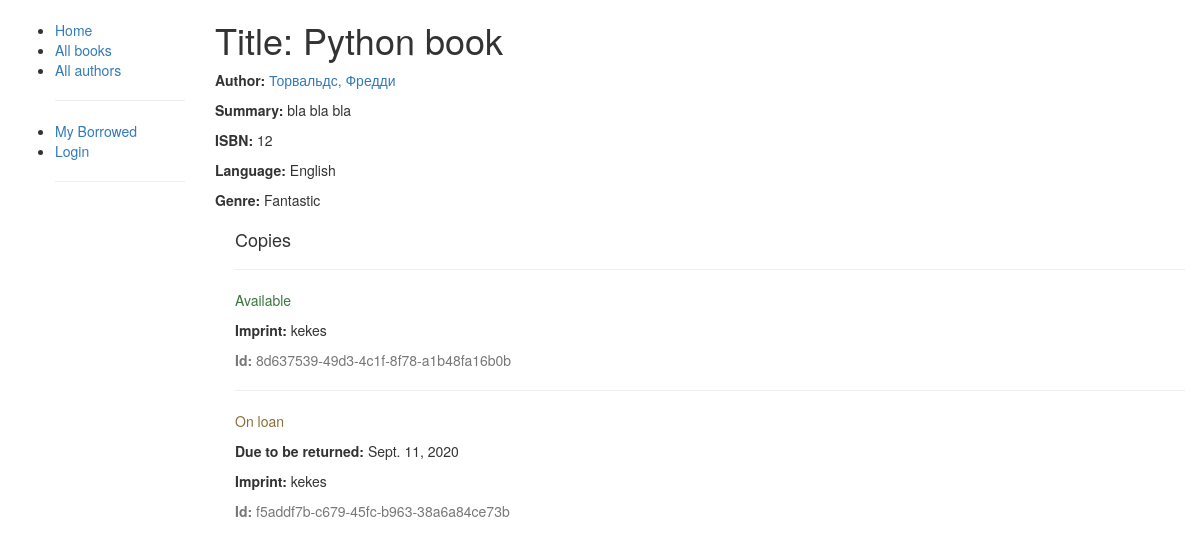
/catalog/book/1, run on the app's committed database.
### catalog/models.py (models this page shows, shortened)
class Book(models.Model):
	title = models.CharField(max_length = 80, help_text = "Title of your book")
	author = models.ForeignKey('Author', on_delete = models.SET_NULL, null = True)
	summary = models.TextField(max_length = 1000)
	isbn = models.CharField('ISBN', max_length = 13)
	genre = models.ManyToManyField(Genre, help_text = "select a genre of book")
	language = models.ForeignKey('Language', on_delete=models.SET_NULL, null=True)
	def display_genre(self):
		return ', '.join([genre.name for genre in self.genre.all()[:3]])
	display_genre.short_discription = 'Genre'
	class Meta:
		ordering = ["title"]

class Author(models.Model):
    first_name = models.CharField(max_length=100)
    last_name = models.CharField(max_length=100)
    date_of_birth = models.DateField(null=True, blank=True)
    date_of_death = models.DateField('Died', null=True, blank=True)
    def __str__(self):
        return '%s, %s' % (self.last_name, self.first_name)

class Language(models.Model):
    name = models.CharField(max_length=200,
                            help_text="Enter the book's natural language (e.g. English, French, Japanese etc.)")
    def __str__(self):
        return self.name

class Genre(models.Model):
	name = models.CharField(max_length=200, help_text = "Enter a book genre like Scince Fiction.")
	def __str__(self):
		return self.name

class BookInstance(models.Model):
	id = models.UUIDField(primary_key=True, default=uuid.uuid4,help_text="Unique ID for this particular book across whole library")
	book = models.ForeignKey('Book', on_delete = models.SET_NULL, null = True)
	imprint = models.CharField(max_length=200)
	due_back = models.DateField(null = True, blank = True)
	borrower = models.ForeignKey(User, on_delete=models.SET_NULL, null=True, blank=True)
	LOAN_STATUS = (
			('m','Maintenance'),
			('o','On loan'),
			('a', 'Available'),
			('r', 'Reserved'),
		)
	status = models.CharField(max_length=1, choices = LOAN_STATUS, blank = True, default='m', help_text='Book availability')
	class Meta:
		ordering = ["due_back"]
		permissions = (("can_mark_returned","Set book as returned"),)

### catalog/views.py (the view, shortened to what this page needs)
# urls.py: url(r'^book/(?P<pk>\d+)$', views.BookDetailView.as_view(), name = 'book-detail'),
class BookDetailView(generic.DetailView):
    model = Book

### catalog/templates/catalog/book_detail.html
{% extends "base_generic.html" %}
{% block content %}
  <h1>Title: {{ book.title }}</h1>
  <p><strong>Author:</strong> <a href="">{{ book.author }}</a></p>
  <p><strong>Summary:</strong> {{ book.summary }}</p>
  <p><strong>ISBN:</strong> {{ book.isbn }}</p>
  <p><strong>Language:</strong> {{ book.language }}</p>
  <p><strong>Genre:</strong> {% for genre in book.genre.all %} {{ genre }}{% if not forloop.last %}, {% endif %}{% endfor %}</p>
  <div style="margin-left:20px;margin-top:20px">
    <h4>Copies</h4>
    {% for copy in book.bookinstance_set.all %}
    <hr>
    <p class="{% if copy.status == 'a' %}text-success{% elif copy.status == 'd' %}text-danger{% else %}text-warning{% endif %}">{{ copy.get_status_display }}</p>
    {% if copy.status != 'a' %}<p><strong>Due to be returned:</strong> {{copy.due_back}}</p>{% endif %}
    <p><strong>Imprint:</strong> {{copy.imprint}}</p>
    <p class="text-muted"><strong>Id:</strong> {{copy.id}}</p>
    {% endfor %}
  </div>
{% endblock %}

### catalog/templates/base_generic.html (shortened to what this page needs)
<!DOCTYPE html>
<html lang="en">
<head>
  <link rel="stylesheet" href="https://maxcdn.bootstrapcdn.com/bootstrap/3.3.7/css/bootstrap.min.css">
   {% load static %}
   <link rel="stylesheet" href="{% static 'css/styles.css' %}">
</head>
<body>
  <div class="container-fluid">
    <div class="row">
      <div class="col-sm-2">
        {% block sidebar %}
        <ul class="sidebar-nav">
          <li><a href="{% url 'index' %}">Home</a></li>
          <li><a href="{% url 'books' %}">All books</a></li>
          <li><a href="{% url 'authors' %}">All authors</a></li>
          <hr>
          <li><a href="{% url 'my-borrowed' %}">My Borrowed</a></li>
          {% if user.is_authenticated %}
            <li>User: {{user.get_username}}</li>
            <li><a href="{% url 'logout' %}?next={{request.path}}">Logout</a></li>
          {% else %}
            <li><a href="{% url 'login' %}?next={{request.path}}">Login</a></li>
          {% endif %}
          <hr>
        </ul>
        {% endblock %}
      </div>
      <div class="col-sm-10">
        {% block content %}{% endblock %}
      </div>
    </div>
  </div>
</body>
</html>

### catalog/static/css/styles.css (style rules this page uses)
.sidebar-nav { margin-top:20px; padding: auto; }
.sidebar-nav li a { text-decoration: none; }

### data on the page
Book: title "Python book", author "Торвальдс, Фредди", summary "bla bla bla", isbn "12", language "English"
Genre: name "Fantastic"
BookInstance: status "Available", imprint "kekes", id "8d637539-49d3-4c1f-8f78-a1b48fa16b0b"
BookInstance: status "On loan", due_back "Sept. 11, 2020", imprint "kekes", id "f5addf7b-c679-45fc-b963-38a6a84ce73b"
